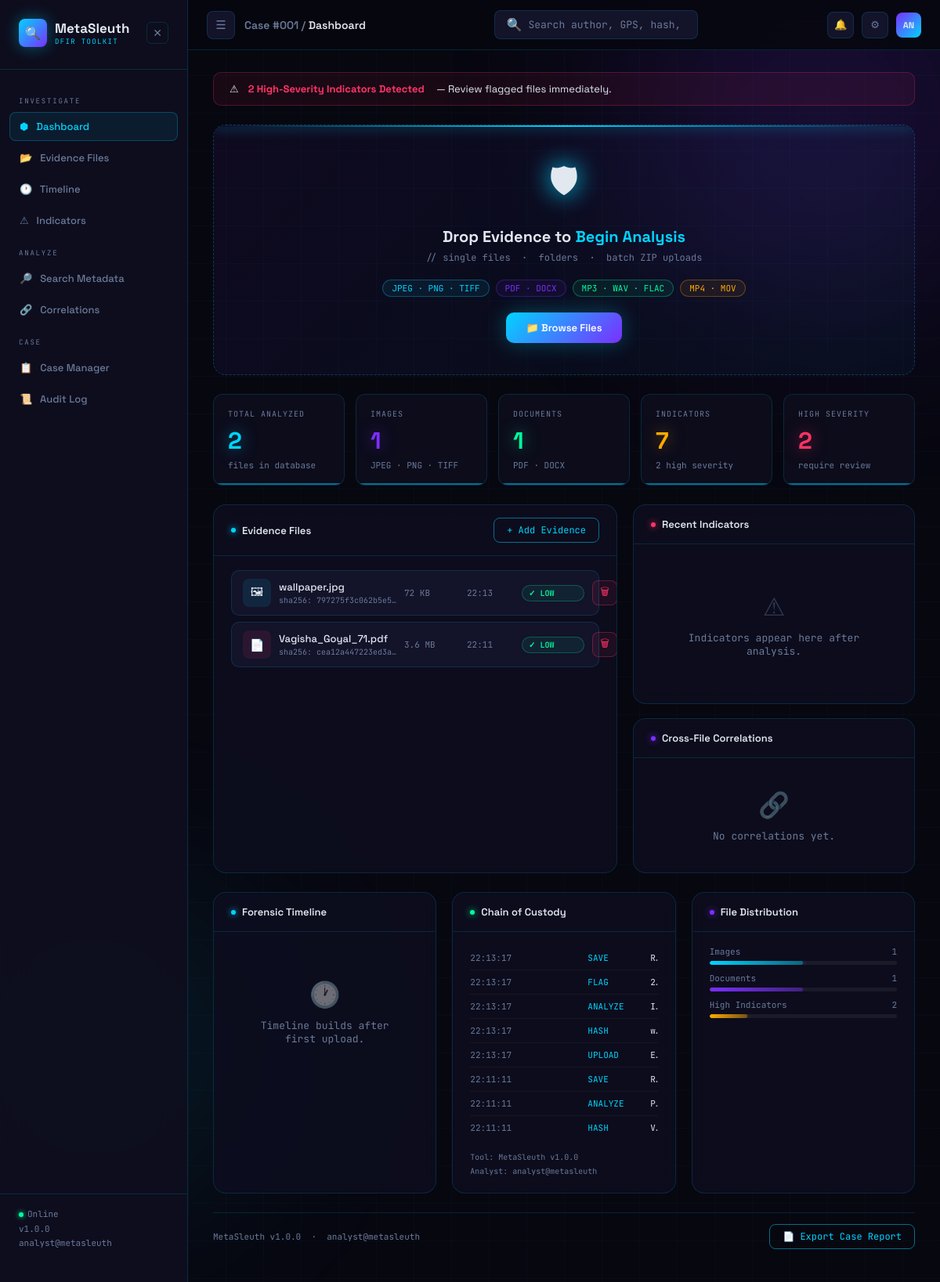
The page / on the database its author committed.
### tables this page shows
CREATE TABLE files (
            id          INTEGER PRIMARY KEY AUTOINCREMENT,
            filename    TEXT NOT NULL,
            file_type   TEXT NOT NULL,
            file_size   INTEGER,
            md5         TEXT,
            sha1        TEXT,
            sha256      TEXT,
            upload_time TEXT NOT NULL,
            analyst     TEXT
        );

CREATE TABLE audit_log (
            id        INTEGER PRIMARY KEY AUTOINCREMENT,
            timestamp TEXT NOT NULL,
            action    TEXT NOT NULL,
            detail    TEXT,
            analyst   TEXT,
            tool_ver  TEXT
        );

### app.py (the view)
@app.route('/')
def dashboard():
    files        = get_all_files()
    stats        = get_dashboard_stats()
    audit_log    = get_audit_log()
    correlations = get_correlations()
    gps_findings = get_gps_findings()
    return render_template('dashboard.html',
                           files        = files,
                           stats        = stats,
                           audit_log    = audit_log,
                           correlations = correlations,
                           gps_findings = gps_findings,
                           analyst      = ANALYST_NAME,
                           version      = TOOL_VERSION)

### database/db.py (called while the page is built)
def get_connection():
    conn = sqlite3.connect(DATABASE)
    conn.row_factory = sqlite3.Row
    return conn

def get_all_files():
    conn = get_connection()
    cursor = conn.cursor()
    cursor.execute('''
        SELECT f.*,
        COUNT(DISTINCT i.id) as indicator_count,
        MAX(i.severity) as highest_severity
        FROM files f
        LEFT JOIN indicators i ON f.id = i.file_id
        GROUP BY f.id
        ORDER BY f.upload_time DESC
    ''')
    rows = cursor.fetchall()
    conn.close()
    return rows

def get_audit_log():
    conn = get_connection()
    cursor = conn.cursor()
    cursor.execute('SELECT * FROM audit_log ORDER BY timestamp DESC LIMIT 50')
    rows = cursor.fetchall()
    conn.close()
    return rows

def get_dashboard_stats():
    conn = get_connection()
    cursor = conn.cursor()
    stats = {}
    cursor.execute('SELECT COUNT(*) FROM files')
    stats['total'] = cursor.fetchone()[0]
    cursor.execute("SELECT COUNT(*) FROM files WHERE file_type = 'image'")
    stats['images'] = cursor.fetchone()[0]
    cursor.execute("SELECT COUNT(*) FROM files WHERE file_type IN ('pdf','word')")
    stats['documents'] = cursor.fetchone()[0]
    cursor.execute('SELECT COUNT(*) FROM indicators')
    stats['total_indicators'] = cursor.fetchone()[0]
    cursor.execute("SELECT COUNT(*) FROM indicators WHERE severity = 'HIGH'")
    stats['high'] = cursor.fetchone()[0]
    conn.close()
    return stats

def get_gps_findings():
    conn = get_connection()
    cursor = conn.cursor()
    cursor.execute('''
        SELECT f.filename, f.id, m.value as gps
        FROM files f
        JOIN metadata m ON f.id = m.file_id
        WHERE m.key = 'GPS Coordinates'
        ORDER BY f.upload_time DESC
    ''')
    rows = cursor.fetchall()
    conn.close()
    return [dict(r) for r in rows]

### templates/dashboard.html (shortened to what this page needs)
{% extends 'base.html' %}
{% block breadcrumb %}Case #001 / <span>Dashboard</span>{% endblock %}
{% block content %}
{% if stats.high > 0 %}
<div style="
    display: flex;
    align-items: center;
    gap: 12px;
    padding: 12px 20px;
    background: rgba(255, 51, 102, 0.07);
    border: 1px solid rgba(255, 51, 102, 0.25);
    border-radius: 10px;
    font-size: 13px;
">
    <span>&#9888;</span>
    <strong style="color: var(--alert);">
        {{ stats.high }} High-Severity Indicator{{ 's' if stats.high != 1 }} Detected
    </strong>
    &nbsp;&mdash; Review flagged files immediately.
</div>
{% endif %}
<div class="upload-zone" id="drop-zone">
    <div class="scan-line"></div>
    <div class="upload-icon">&#128737;</div>
    <div class="upload-title">
        Drop Evidence to <em>Begin Analysis</em>
    </div>
    <div class="upload-sub">
        // single files &nbsp;&middot;&nbsp; folders &nbsp;&middot;&nbsp; batch ZIP uploads
    </div>
    <div class="type-badges">
        <span class="badge img">JPEG &middot; PNG &middot; TIFF</span>
        <span class="badge doc">PDF &middot; DOCX</span>
        <span class="badge aud">MP3 &middot; WAV &middot; FLAC</span>
        <span class="badge vid">MP4 &middot; MOV</span>
    </div>
    <button
        class="upload-btn"
        onclick="document.getElementById('file-input').click()"
    >
        &#128193; Browse Files
    </button>
</div>
<div class="stats-row">
    <div class="stat-card">
        <div class="stat-label">Total Analyzed</div>
        <div class="stat-value c-cyan">{{ stats.total }}</div>
        <div class="stat-meta">files in database</div>
    </div>
    <div class="stat-card">
        <div class="stat-label">Images</div>
        <div class="stat-value c-violet">{{ stats.images }}</div>
        <div class="stat-meta">JPEG &middot; PNG &middot; TIFF</div>
    </div>
    <div class="stat-card">
        <div class="stat-label">Documents</div>
        <div class="stat-value c-ok">{{ stats.documents }}</div>
        <div class="stat-meta">PDF &middot; DOCX</div>
    </div>
    <div class="stat-card">
        <div class="stat-label">Indicators</div>
        <div class="stat-value c-warn">{{ stats.total_indicators }}</div>
        <div class="stat-meta">{{ stats.high }} high severity</div>
    </div>
    <div class="stat-card">
        <div class="stat-label">High Severity</div>
        <div class="stat-value c-alert">{{ stats.high }}</div>
        <div class="stat-meta">require review</div>
    </div>
</div>
<div class="two-col">
    <div class="panel">
        <div class="panel-head">
            <div class="panel-title">
                <span class="dot"></span>
                Evidence Files
            </div>
            <button
                class="btn-outline"
                onclick="document.getElementById('file-input').click()"
            >
                + Add Evidence
            </button>
        </div>
        <div class="panel-body">
            {% if files %}
            <div class="file-list">
                {% for f in files %}
                <div class="file-row" id="file-row-{{ f.id }}">
                    <a
                        href="/file/{{ f.id }}"
                        style="display: contents; text-decoration: none; color: inherit;"
                    >
                        <div class="file-icon
                            {% if   f.file_type == 'image' %} fi-image
                            {% elif f.file_type == 'pdf'   %} fi-pdf
                            {% elif f.file_type == 'word'  %} fi-word
                            {% elif f.file_type == 'audio' %} fi-audio
                            {% elif f.file_type == 'video' %} fi-video
                            {% else %}                         fi-zip
                            {% endif %}">
                            {% if   f.file_type == 'image' %}&#128444;
                            {% elif f.file_type == 'pdf'   %}&#128196;
                            {% elif f.file_type == 'word'  %}&#128221;
                            {% elif f.file_type == 'audio' %}&#127925;
                            {% elif f.file_type == 'video' %}&#127916;
                            {% else %}&#128230;
                            {% endif %}
                        </div>
                        <div>
                            <div class="file-name">{{ f.filename }}</div>
                            <div class="file-hash">
                                sha256:&nbsp;{{ f.sha256[:16] if f.sha256 else 'N/A' }}&hellip;
                            </div>
                        </div>
                        <div class="file-size">
                            {% if f.file_size %}
                                {% if f.file_size > 1048576 %}
                                    {{ "%.1f"|format(f.file_size / 1048576) }} MB
                                {% else %}
                                    {{ "%.0f"|format(f.file_size / 1024) }} KB
                                {% endif %}
                            {% endif %}
                        </div>
                        <div class="file-time">
                            {{ f.upload_time[11:16] if f.upload_time else '' }}
                        </div>
                        <span class="sev-chip sev-{{ f.highest_severity or 'NONE' }}">
                            {% if   f.highest_severity == 'HIGH'   %}&#9888; HIGH
                            {% elif f.highest_severity == 'MEDIUM' %}&#9889; MED
                            {% elif f.highest_severity == 'LOW'    %}&#10003; LOW
                            {% else %}&mdash; NONE
                            {% endif %}
                        </span>
                    </a>
                    <button
                        class="del-btn"
                        title="Delete this file"
                        onclick="openDeleteModal({{ f.id }}, '{{ f.filename }}')"
                    >
                        &#128465;
                    </button>
                </div>
                {% endfor %}
            </div>
            {% else %}
            <div class="empty">
                <div class="empty-icon">&#128194;</div>
                No evidence files yet.<br>
                Drop a file above to begin.
            </div>
            {% endif %}
        </div>
    </div>
    <div style="display: flex; flex-direction: column; gap: 18px;">
        <div class="panel">
            <div class="panel-head">
                <div class="panel-title">
                    <span class="dot a"></span>
                    Recent Indicators
                </div>
            </div>
            <div class="panel-body">
                <div class="ind-list" id="indicator-panel">
                    <div class="empty">
                        <div class="empty-icon">&#9888;</div>
                        Indicators appear here after analysis.
                    </div>
                </div>
            </div>
        </div>
        <div class="panel">
            <div class="panel-head">
                <div class="panel-title">
                    <span class="dot v"></span>
                    Cross-File Correlations
                </div>
            </div>
            <div class="panel-body">
                {% if correlations.shared_authors %}
                    <div style="
                        font-size: 10px;
                        font-family: var(--mono);
                        color: var(--muted);
                        letter-spacing: 0.1em;
                        text-transform: uppercase;
                        margin-bottom: 10px;
                    ">
                        Shared Authors
                    </div>
                    <div class="corr-grid">
                        {% for row in correlations.shared_authors %}
                        <div class="corr-card">
                            <div class="corr-val">{{ row.author }}</div>
                            <div class="corr-meta">{{ row.file_count }} files</div>
                        </div>
                        {% endfor %}
                    </div>
                {% else %}
                    <div class="empty" style="padding: 20px 0;">
                        <div class="empty-icon">&#128279;</div>
                        No correlations yet.
                    </div>
                {% endif %}
            </div>
        </div>
    </div>
</div>
<div class="three-col">
    <div class="panel">
        <div class="panel-head">
            <div class="panel-title">
                <span class="dot"></span>
                Forensic Timeline
            </div>
        </div>
        <div class="panel-body">
            <div class="tl" id="timeline-panel">
                <div class="empty">
                    <div class="empty-icon">&#128336;</div>
                    Timeline builds after first upload.
                </div>
            </div>
        </div>
    </div>
    <div class="panel">
        <div class="panel-head">
            <div class="panel-title">
                <span class="dot o"></span>
                Chain of Custody
            </div>
        </div>
        <div class="panel-body">
            {% if audit_log %}
                <div class="audit-list">
                    {% for entry in audit_log[:8] %}
                    <div class="audit-row">
                        <span class="audit-time">
                            {{ entry.timestamp[11:19] if entry.timestamp else '' }}
                        </span>
                        <span class="audit-action">{{ entry.action }}</span>
                        <span class="audit-detail">{{ entry.detail }}</span>
                    </div>
                    {% endfor %}
                </div>
            {% else %}
                <div class="empty">No audit entries yet.</div>
            {% endif %}
            <div style="
                margin-top: 14px;
                font-size: 10px;
                font-family: var(--mono);
                color: var(--muted);
                line-height: 1.8;
            ">
                Tool: MetaSleuth v{{ version }}<br>
                Analyst: {{ analyst }}
            </div>
        </div>
    </div>
    <div class="panel">
        <div class="panel-head">
            <div class="panel-title">
                <span class="dot v"></span>
                File Distribution
            </div>
        </div>
        <div class="panel-body">
            {% set total = stats.total if stats.total > 0 else 1 %}
            <div class="bar-row">
                <div class="bar-label">
                    <span>Images</span>
                    <span>{{ stats.images }}</span>
                </div>
                <div class="bar-track">
                    <div
                        class="bar-fill bf-cyan"
                        style="width: {{ (stats.images / total * 100) | int }}%"
                    ></div>
                </div>
            </div>
            <div class="bar-row">
                <div class="bar-label">
                    <span>Documents</span>
                    <span>{{ stats.documents }}</span>
                </div>
                <div class="bar-track">
                    <div
                        class="bar-fill bf-violet"
                        style="width: {{ (stats.documents / total * 100) | int }}%"
                    ></div>
                </div>
            </div>
            <div class="bar-row">
                <div class="bar-label">
                    <span>High Indicators</span>
                    <span>{{ stats.high }}</span>
                </div>
                <div class="bar-track">
                    <div
                        class="bar-fill bf-warn"
                        style="width: {{ [stats.high * 10, 100] | min }}%"
                    ></div>
                </div>
            </div>
        </div>
    </div>
</div>
<div class="page-foot">
    <span>MetaSleuth v{{ version }} &nbsp;&middot;&nbsp; {{ analyst }}</span>
    <a href="#" class="btn-outline">&#128196; Export Case Report</a>
</div>
{% endblock %}

### rows shown on the page
files: filename "wallpaper.jpg", sha256 "797275f3c062b5e5", f.file_size/1024 "72", upload_time "22:13"
files: filename "Vagisha_Goyal_71.pdf", sha256 "cea12a447223ed3a", f.file_size/1048576 "3.6", upload_time "22:11"
audit_log: timestamp "22:13:17", action "SAVE"
audit_log: timestamp "22:13:17", action "FLAG"
audit_log: timestamp "22:13:17", action "ANALYZE"
audit_log: timestamp "22:13:17", action "HASH"
audit_log: timestamp "22:13:17", action "UPLOAD"
audit_log: timestamp "22:11:11", action "SAVE"
audit_log: timestamp "22:11:11", action "ANALYZE"
audit_log: timestamp "22:11:11", action "HASH"

### other values the page prints
{{ version if version else '1.0.0' }} "1.0.0"
{{ analyst if analyst else 'analyst@metasleuth' }} "analyst@metasleuth"
{{ stats.high }} "2"
{{ 's' if stats.high != 1 }} "s"
{{ stats.total }} "2"
{{ stats.images }} "1"
{{ stats.documents }} "1"
{{ stats.total_indicators }} "7"
{{ version }} "1.0.0"
{{ analyst }} "analyst@metasleuth"
